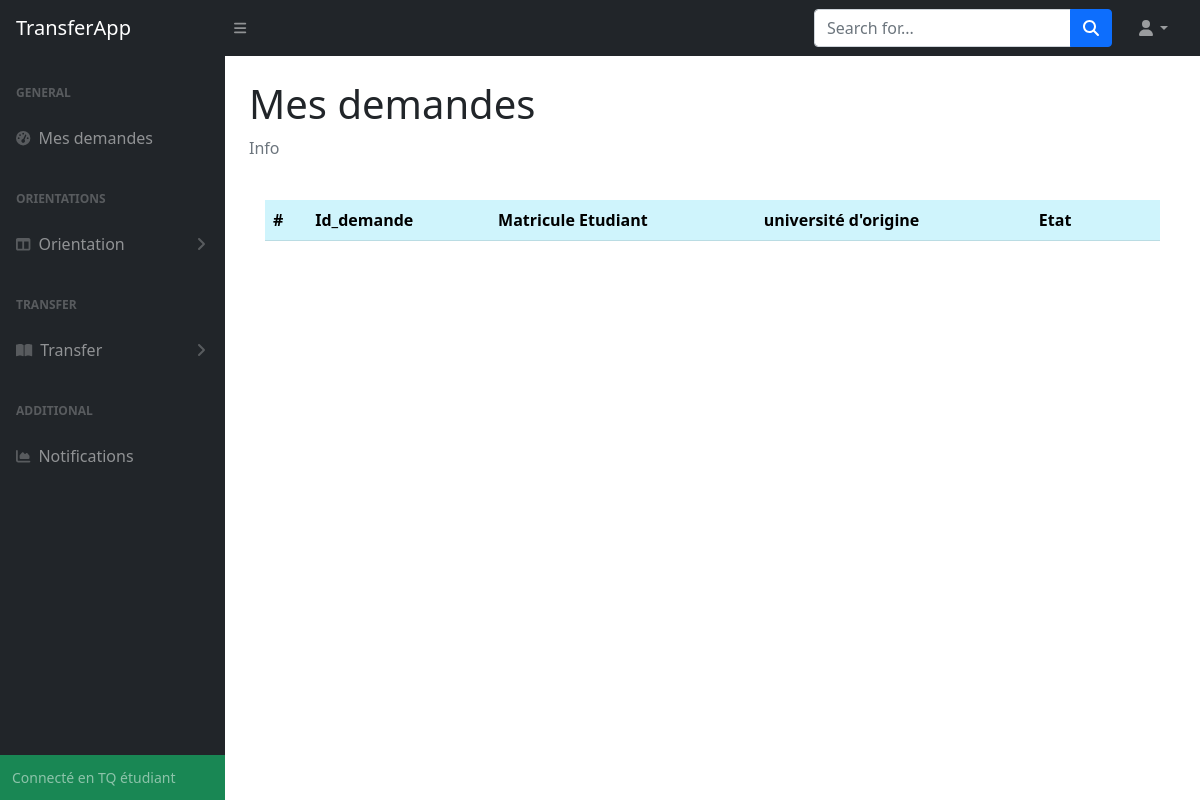
Before: /etudiant (signed in) with the older database file.
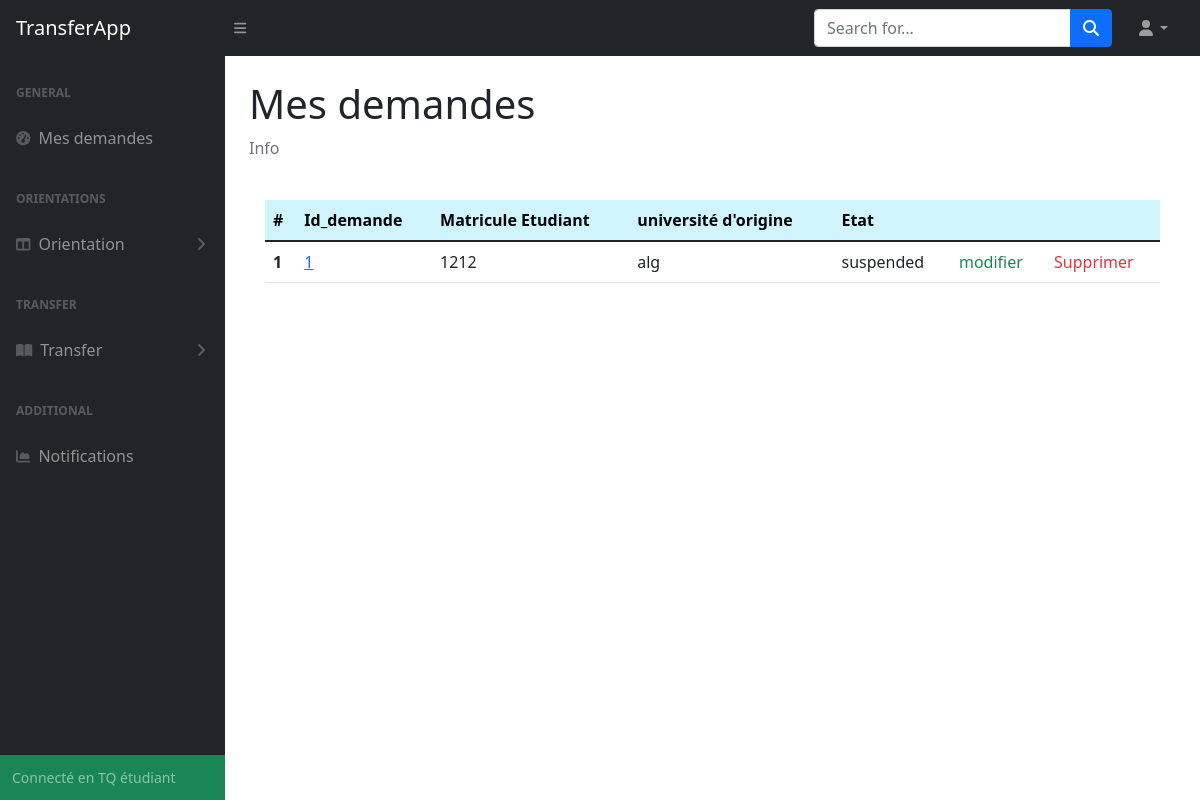
After: the same page with the newer database file.
### tables this page shows
CREATE TABLE "transfer_request" (
	"matricule"	INTEGER NOT NULL,
	"id_transfer"	INTEGER NOT NULL,
	"moyen_bac"	REAL NOT NULL,
	"filiere_bac"	TEXT NOT NULL,
	"niveau-etude"	TEXT NOT NULL,
	"date_premier_insc"	TEXT NOT NULL,
	"annee_bac"	INTEGER NOT NULL,
	"univ_origin"	TEXT NOT NULL,
	"conge_academic"	INTEGER NOT NULL,
	"etat"	INTEGER NOT NULL,
	"choix1"	INTEGER NOT NULL,
	"choix2"	INTEGER NOT NULL,
	"choix3"	INTEGER NOT NULL,
	"choix4"	INTEGER NOT NULL,
	FOREIGN KEY("choix1") REFERENCES "specialite"("id"),
	FOREIGN KEY("id_transfer") REFERENCES "transfer"("id"),
	FOREIGN KEY("choix2") REFERENCES "specialite"("id"),
	FOREIGN KEY("choix4") REFERENCES "specialite"("id"),
	FOREIGN KEY("matricule") REFERENCES "etudiant"("matricule"),
	FOREIGN KEY("choix3") REFERENCES "specialite"("id"),
	PRIMARY KEY("matricule")
);

### App.py (the view)
@app.route('/etudiant')
def Student_index():
    if session.get("email") != None:
        StudentInfo = db.getStudentInfoByEmail(session.get("email"))
        matricule = StudentInfo[0]
        if db.getAllTransferRequests(matricule) != None:
            data = db.getAllTransferRequests(matricule)
            db.closeConnection()
            return render_template('etudiant/index.html', data = data)
        return render_template('etudiant/index.html')
    return redirect(url_for('login'))

### database_api.py (called while the page is built)
def closeConnection():
    print("closing connection...")
    con.close

def getStudentInfoByEmail(email):
    try:
        cursor.execute('select * from etudiant where email=:email',{'email':email})
    except Error as e:
        print(e)
        return None
    else:
        res = cursor.fetchone()
        return res

### templates/etudiant/index.html (shortened to what this page needs)
{% extends "etudiant/base.html" %}
{% block content %}
    <main>
        <div class="container-fluid px-4">
            <h1 class="mt-4">Mes demandes</h1>
            <ol class="breadcrumb mb-4">
                <li class="breadcrumb-item active">Info</li>
            </ol>
            <div class="card-body">
                <table class="table">
                    <thead>
                      <tr>
                        <th scope="col" class="table-info">#</th>
                        <th scope="col" class="table-info">Id_demande</th>
                        <th scope="col" class="table-info">Matricule Etudiant</th>
                        <th scope="col" class="table-info">université d'origine</th>
                        <th scope="col" class="table-info">Etat</th>
                        <th scope="col" class="table-info"></th>
                        <th scope="col" class="table-info"></th>
                      </tr>
                    </thead>
                    <tbody>
                        {% for item in data %}
                        <tr>
                            <th scope="row">{{data.index(item) + 1 }}</th>
                            <td><a href="/etudiant/demande_details/54">{{item['transfer_id']}}</a></td>
                            <td>{{item['matricule']}}</td>
                            <td>{{item['univ_origin']}}</td>
                            <td>{{item['etat']}}</td>
                            <td><a class="link-success text-decoration-none" href="{{url_for('EditTransfer', transfer_id = item['transfer_id'], matricule = item['matricule'])}}">modifier</a></td>
                            <td><a class="link-danger text-decoration-none" href="{{url_for('DeleteTransfer', transfer_id = item['transfer_id'], matricule = item['matricule'])}}">Supprimer</a></td>
                        </tr>
                        {% endfor %}
                    </tbody>
                  </table>
            </div>
            </div>
        </div>
{% endblock content %}

Changed rows visible on the page:
added transfer_request: data.index(item)+1 "1", transfer_id "1", matricule "1212", univ_origin "alg", etat "suspended"
